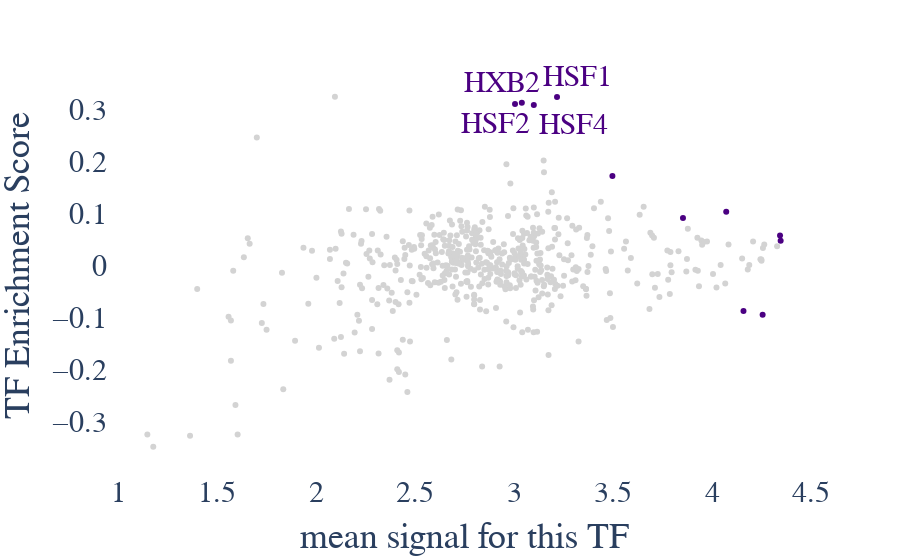

Source (notebook cell):
### Code cell
filename = ATACEthanhs
sample="ATAC_T21_42"
labelcolor = samplecolor[sample]
ofn = ATACoutdir+"ATAC_T21.MA.svg"
outdf = MAplotresults_labeledpoints(filename, yshifts=[20,20,-20,-20], xshifts=[20,-20,40,-20],outfilename=ofn, labelcolor=labelcolor)

### Figure 1 — Plotly figure (JSON) as saved in the notebook; plotly's stock layout.template omitted (floating-point values rounded to 4 significant figures; data arrays with more than 128 entries replaced by an {"elided": "..."} marker saying what was removed)
{"data": [{"customdata": [["CPEB1_HUMAN.H10MO.D", 1e-07, 1e-48], ["HSF1_HUMAN.H10MO.A", 1e-35, 1e-36], ["PAX5_HUMAN.H10MO.A", 1, 1e-29], ["FOXL1_HUMAN.H10MO.D", 0.01, 1e-29], ["HXB2_HUMAN.H10MO.D", 1e-28, 1e-24], ["HSF4_HUMAN.H10MO.D", 1e-27, 1e-24], ["HSF2_HUMAN.H10MO.A", 1e-21, 1e-22], ["IRF8_HUMAN.H10MO.D", 1e-19, 1e-18], ["MAZ_HUMAN.H10MO.A", 1e-125, 1e-18], ["TBX15_HUMAN.H10MO.D", 1e-74, 1e-12], ["IRF4_HUMAN.H10MO.C", 0.0001, 1e-12]], "hovertemplate": "cutoff=Sig<br>x=%{x}<br>Corrected E-Score=%{y}<br>#TF=%{customdata[0]}<br>P-adj=%{customdata[1]}<br>Corrected P-adj=%{customdata[2]}<extra></extra>", "legendgroup": "Sig", "marker": {"color": "#4B0082", "symbol": "circle"}, "mode": "markers", "name": "Sig", "orientation": "v", "showlegend": true, "type": "scatter", "x": [4.253, 3.215, 4.07, 4.157, 3.037, 3.098, 3.003, 3.495, 4.341, 4.345, 3.851], "xaxis": "x", "y": [-0.09574, 0.3231, 0.1026, -0.08853, 0.312, 0.3076, 0.3094, 0.1711, 0.05691, 0.04645, 0.09029], "yaxis": "y"}, {"customdata": {"elided": "630x3 mixed values"}, "hovertemplate": "cutoff=N.S.<br>x=%{x}<br>Corrected E-Score=%{y}<br>#TF=%{customdata[0]}<br>P-adj=%{customdata[1]}<br>Corrected P-adj=%{customdata[2]}<extra></extra>", "legendgroup": "N.S.", "marker": {"color": "#D3D3D3", "symbol": "circle"}, "mode": "markers", "name": "N.S.", "orientation": "v", "showlegend": true, "type": "scatter", "x": {"elided": "630 float values"}, "xaxis": "x", "y": {"elided": "630 float values"}, "yaxis": "y"}], "layout": {"annotations": [{"font": {"color": "#4B0082", "family": "sans serif", "size": 30}, "showarrow": false, "text": "HSF1", "x": 3.215, "xshift": 20, "y": 0.3231, "yshift": 20}, {"font": {"color": "#4B0082", "family": "sans serif", "size": 30}, "showarrow": false, "text": "HXB2", "x": 3.037, "xshift": -20, "y": 0.312, "yshift": 20}, {"font": {"color": "#4B0082", "family": "sans serif", "size": 30}, "showarrow": false, "text": "HSF4", "x": 3.098, "xshift": 40, "y": 0.3076, "yshift": -20}, {"font": {"color": "#4B0082", "family": "sans serif", "size": 30}, "showarrow": false, "text": "HSF2", "x": 3.003, "xshift": -20, "y": 0.3094, "yshift": -20}], "font": {"family": "sans serif", "size": 30}, "legend": {"title": {"text": "cutoff"}, "tracegroupgap": 0}, "margin": {"t": 60}, "paper_bgcolor": "rgba(0, 0, 0, 0)", "plot_bgcolor": "rgba(0, 0, 0, 0)", "showlegend": false, "xaxis": {"anchor": "y", "domain": [0, 1], "title": {"text": "mean signal for this TF"}}, "yaxis": {"anchor": "x", "domain": [0, 1], "title": {"text": "TF Enrichment Score"}}}}
